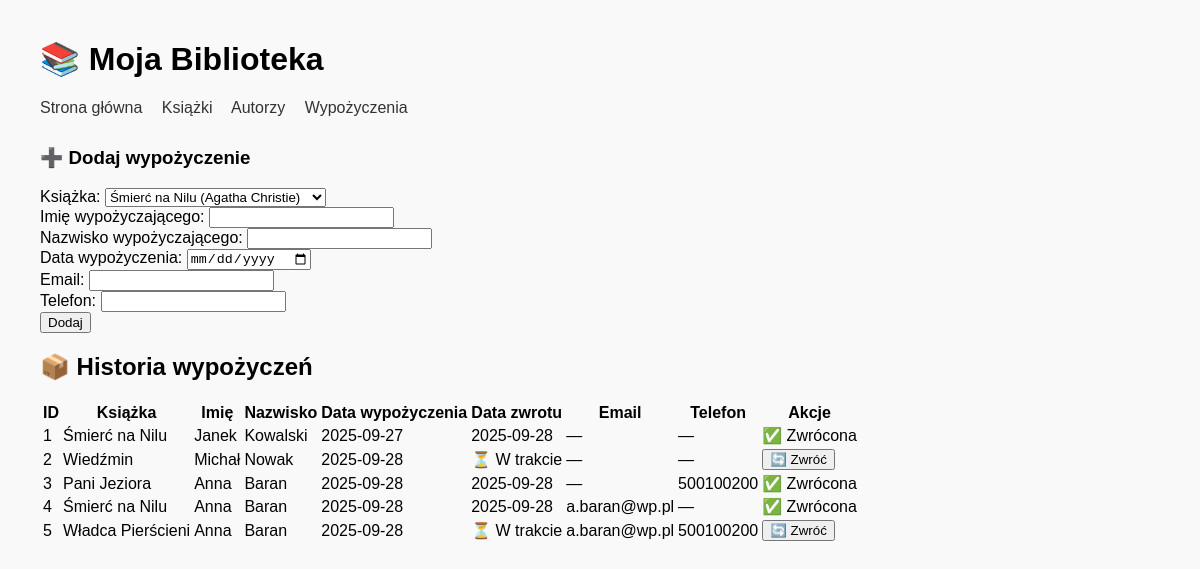
Before: /borrowings with the older database file.
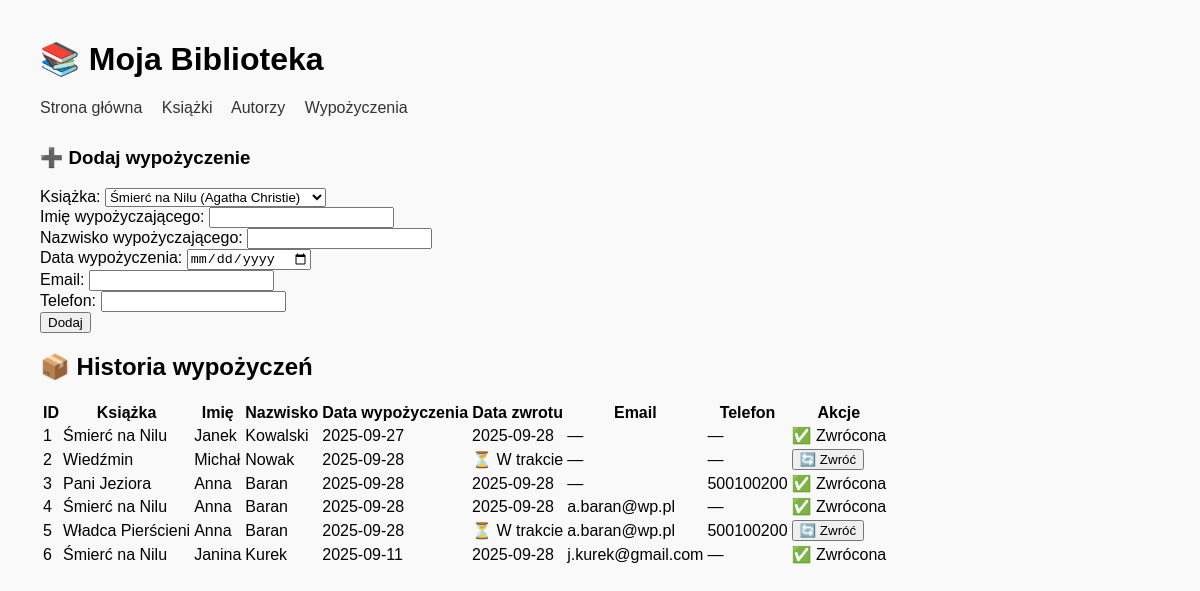
After: the same page with the newer database file.
### app/models.py (models this page shows, shortened)
class Borrowings(db.Model):
    __tablename__ = "borrowings"
    id = db.Column(db.Integer, primary_key=True)
    book_id = db.Column(db.Integer, db.ForeignKey("books.id"), nullable=False)
    borrower_name = db.Column(db.String(100), nullable=False)
    borrower_surname = db.Column(db.String(100), nullable=False)
    borrow_date = db.Column(db.DateTime, default=datetime.utcnow)
    return_date = db.Column(db.DateTime, nullable=True)
    email = db.Column(db.String(120), nullable=True)
    phone = db.Column(db.String(20), nullable=True)

class Book(db.Model):
    __tablename__ = "books"
    id = db.Column(db.Integer, primary_key=True)
    author_id = db.Column(db.Integer, db.ForeignKey("authors.id"), nullable=False)
    title = db.Column(db.String(200), nullable=False)
    genre = db.Column(db.String(100))
    available = db.Column(db.Boolean, default=True)
    borrowings = db.relationship("Borrowings", backref="book", lazy="dynamic")

### app/routes.py (the view, shortened to what this page needs)
@app.route("/borrowings", strict_slashes=False, methods=["GET", "POST"])
def borrowings():
    all_borrowings = Borrowings.query.all()
    all_books = Book.query.filter_by(available=True).all()  # tylko dostępne książki
    return render_template("borrowings.html", borrowings=all_borrowings, books=all_books)

### app/templates/borrowings.html (shortened to what this page needs)
{% extends "base.html" %}
{% block content %}
    <h3>➕ Dodaj wypożyczenie</h3>
    <form method="POST">
        <label for="book_id">Książka:</label>
        <select name="book_id" required>
            {% for book in books %}
            <option value="{{ book.id }}">{{ book.title }} ({{ book.author.name }} {{ book.author.surname }})</option>
            {% endfor %}
        </select><br>
        <label for="borrower_name">Imię wypożyczającego:</label>
        <input type="text" name="borrower_name" required><br>
        <label for="borrower_surname">Nazwisko wypożyczającego:</label>
        <input type="text" name="borrower_surname" required><br>
        <label for="borrow_date">Data wypożyczenia:</label>
        <input type="date" name="borrow_date" required><br>
        <label for="email">Email:</label>
        <input type="email" name="email"><br>
        <label for="phone">Telefon:</label>
        <input type="text" name="phone"><br>
        <button type="submit">Dodaj</button>
    </form>
    <h2>📦 Historia wypożyczeń</h2>
    <table>
        <tr>
            <th>ID</th>
            <th>Książka</th>
            <th>Imię</th>
            <th>Nazwisko</th>
            <th>Data wypożyczenia</th>
            <th>Data zwrotu</th>
            <th>Email</th>
            <th>Telefon</th>
            <th>Akcje</th>
        </tr>
        {% for b in borrowings %}
        <tr>
            <td>{{ b.id }}</td>
            <td>{{ b.book.title }}</td>
            <td>{{ b.borrower_name }}</td>
            <td>{{ b.borrower_surname }}</td>
            <td>{{ b.borrow_date.strftime('%Y-%m-%d') }}</td>
            <td>
                {% if b.return_date %}
                {{ b.return_date.strftime('%Y-%m-%d') }}
                {% else %}
                ⏳ W trakcie
                {% endif %}
            </td>
            <td>{{ b.email or "—" }}</td>
            <td>{{ b.phone or "—" }}</td>
            <td>
                {% if not b.return_date %}
                <form method="POST" action="{{ url_for('return_book', borrowing_id=b.id) }}">
                    <button type="submit" onclick="return confirm('Czy na pewno chcesz zwrócić książkę?')">🔄 Zwróć</button>
                </form>
                {% else %}
                ✅ Zwrócona
                {% endif %}
            </td>
        </tr>
        {% endfor %}
    </table>
{% endblock %}

### app/templates/base.html (shortened to what this page needs)
<!DOCTYPE html>
<html lang="pl">
<head>
</head>
<body>
    <header>
        <h1>📚 Moja Biblioteka</h1>
        <nav>
            <a href="/">Strona główna</a>
            <a href="/books">Książki</a>
            <a href="/authors">Autorzy</a>
            <a href="/borrowings">Wypożyczenia</a>
        </nav>
    </header>
    {% block content %}
    {% endblock %}
</body>
</html>

### app/templates/base.html (style rules this page uses)
body { font-family: Arial, sans-serif; margin: 40px; background-color: #f9f9f9; }
header { margin-bottom: 30px; }
nav a { margin-right: 15px; text-decoration: none; color: #333; }

Changed rows visible on the page:
added Borrowings: id "6", book "Śmierć na Nilu", borrower_name "Janina", borrower_surname "Kurek", borrow_date "2025-09-11", return_date "2025-09-28", email "j.kurek@gmail.com", phone "—", shows "✅ Zwrócona"
